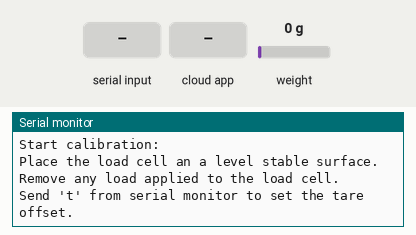
Recording of a sketch running on a simulated ESP8266 (NodeMCU). On the bench: the last lines printed to the serial monitor. The inputs (shaded band) are chosen by the test bench; at power-on: weight on the scale 0 g. WiFi joins after 1.5 s; servers stay silent unless stated; EEPROM starts erased.

Above: at 3.2 s.
3.3 s: "t90\n" received over Serial
At 3.9 s:
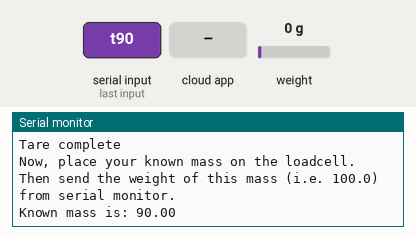
4.8 s: "y90\n" received over Serial
At 5.4 s:
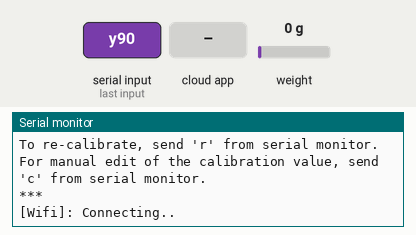
6.4 s: "c90\n" received over Serial
At 6.8 s:
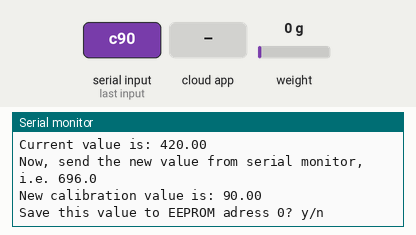
7.9 s: "y,45\n" received over Serial
At 8.01 s:
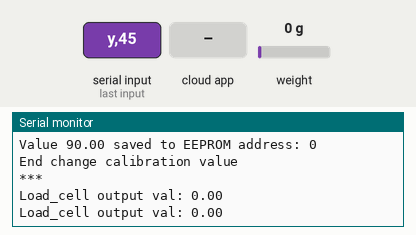

Measured:
- after the input at 3.3 s, the serial monitor: prints a new line at once (image 1)
- after the input at 4.8 s, the serial monitor: prints a new line after 0.13 s (image 2)
- after the input at 6.4 s, the serial monitor: prints a new line after 0.07 s (image 3)
- after the input at 7.9 s, the serial monitor: prints a new line at once (image 4)

The sketch:

AlexaV3.ino
```cpp
/*
 * Example for how to use SinricPro Temperaturesensor device:
 * - setup a temperature sensor device
 * - send temperature event to SinricPro server when temperature has changed
 *
 * DHT Sensor is connected to D5 on ESP8266 devices / GPIO5 on ESP32 devices
 *
 * DHT Library used in this example: https://github.com/markruys/arduino-DHT
 *
 * If you encounter any issues:
 * - check the readme.md at https://github.com/sinricpro/esp8266-esp32-sdk/blob/master/README.md
 * - ensure all dependent libraries are installed
 *   - see https://github.com/sinricpro/esp8266-esp32-sdk/blob/master/README.md#arduinoide
 *   - see https://github.com/sinricpro/esp8266-esp32-sdk/blob/master/README.md#dependencies
 * - open serial monitor and check whats happening
 * - check full user documentation at https://sinricpro.github.io/esp8266-esp32-sdk
 * - visit https://github.com/sinricpro/esp8266-esp32-sdk/issues and check for existing issues or open a new one
 */

// Uncomment the following line to enable serial debug output
//#define ENABLE_DEBUG
#include <HX711_ADC.h>
#if defined(ESP8266)|| defined(ESP32) || defined(AVR)
#include <EEPROM.h>
#endif

#ifdef ENABLE_DEBUG
       #define DEBUG_ESP_PORT Serial
       #define NODEBUG_WEBSOCKETS
       #define NDEBUG
#endif


#include <Arduino.h>
#ifdef ESP8266
       #include <ESP8266WiFi.h>
#endif
#ifdef ESP32
       #include <WiFi.h>
#endif

#include "SinricPro.h"
#include "SinricProTemperaturesensor.h"
#include "SinricProLight.h"
#define WIFI_SSID         "juanc"
#define WIFI_PASS         "11111111"
#define APP_KEY           "bb2d282c-e628-4ca6-9f31-44f66e664a2e"      // Should look like "de0bxxxx-1x3x-4x3x-ax2x-5dabxxxxxxxx"
#define APP_SECRET        "24a81730-7d54-476e-96c1-ecb901a86946-53de2046-11bc-4624-a36d-eb85fed10bf3"   // Should look like "5f36xxxx-x3x7-4x3x-xexe-e86724a9xxxx-4c4axxxx-3x3x-x5xe-x9x3-333d65xxxxxx"
#define TEMP_SENSOR_ID    "6281917a1d6a67083b50a0d5"    // Should look like "5dc1564130xxxxxxxxxxxxxx"
#define MOTOR_ID          "62699e6bd0fd258c521bf3d5"    // Should look like "5dc1564130xxxxxxxxxxxxxx"
#define BAUD_RATE         9600                // Change baudrate to your need
#define EVENT_WAIT_TIME   60000               // send event every 60 seconds

#ifdef ESP8266
#endif
#ifdef ESP32
#endif

bool deviceIsOn;                              // Temeprature sensor on/off state
bool powerState;
float temperature;                            // actual temperature
float humidity;                               // actual humidity
float lastTemperature;                        // last known temperature (for compare)
float lastHumidity;                           // last known humidity (for compare)
unsigned long lastEvent = (-EVENT_WAIT_TIME); // last time event has been sent
const int HX711_dout = 5 ; //mcu > HX711 dout pin
const int HX711_sck = 4; //mcu > HX711 sck pin
int clockWise = 0;
int counterClockWise = 16;
//HX711 constructor:
HX711_ADC LoadCell(HX711_dout, HX711_sck);
const int calVal_eepromAdress = 0;
unsigned long t = 0;
float peso;


/* bool onPowerState(String deviceId, bool &state)
 *
 * Callback for setPowerState request
 * parameters
 *  String deviceId (r)
 *    contains deviceId (useful if this callback used by multiple devices)
 *  bool &state (r/w)
 *    contains the requested state (true:on / false:off)
 *    must return the new state
 *
 * return
 *  true if request should be marked as handled correctly / false if not
 */
bool onPowerState(String deviceId, bool &state) {

  if(deviceId == TEMP_SENSOR_ID){
  Serial.printf("Temperaturesensor turned %s (via SinricPro) \r\n", state?"on":"off");
  deviceIsOn = state; // turn on / off temperature sensor
  if (state) {
    SinricProTemperaturesensor &mySensor = SinricPro[TEMP_SENSOR_ID];  // get temperaturesensor device
    mySensor.sendTemperatureEvent(peso, 7);
  }
  return true; // request handled properly
  }

  if(deviceId == MOTOR_ID){
  powerState = state;
  if (state) {
    Serial.println("gg");
    float aux = peso;
    while(aux-peso<=50){
    mover();
    peso = getPeso();
    delay(1000);
    }
  } else {
    Serial.println("off");

  }
  return true; // request handled properly
  }
}

/* handleTemperatatureSensor()
 * - Checks if Temperaturesensor is turned on
 * - Checks if time since last event > EVENT_WAIT_TIME to prevent sending too much events
 * - Get actual temperature and humidity and check if these values are valid
 * - Compares actual temperature and humidity to last known temperature and humidity
 * - Send event to SinricPro Server if temperature or humidity changed
 */


// setup function for WiFi connection
void setupWiFi() {
  Serial.printf("\r\n[Wifi]: Connecting");
  WiFi.begin(WIFI_SSID, WIFI_PASS);

  while (WiFi.status() != WL_CONNECTED) {
    Serial.printf(".");
    delay(250);
  }
  IPAddress localIP = WiFi.localIP();
  Serial.printf("connected!\r\n[WiFi]: IP-Address is %d.%d.%d.%d\r\n", localIP[0], localIP[1], localIP[2], localIP[3]);
}

// setup function for SinricPro
void setupSinricPro() {
  // add device to SinricPro
  SinricProTemperaturesensor &mySensor = SinricPro[TEMP_SENSOR_ID];
  SinricProLight &myLight = SinricPro[MOTOR_ID];
  mySensor.onPowerState(onPowerState);
  myLight.onPowerState(onPowerState);

  // setup SinricPro
  SinricPro.onConnected([](){ Serial.printf("Connected to SinricPro\r\n"); });
  SinricPro.onDisconnected([](){ Serial.printf("Disconnected from SinricPro\r\n"); });
  //SinricPro.restoreDeviceStates(true); // Uncomment to restore the last known state from the server.
  SinricPro.begin(APP_KEY, APP_SECRET);
}

// main setup function
void setup() {
  Serial.begin(57600); delay(10);
  Serial.println();
  Serial.println("Starting...");
  LoadCell.begin();
  //LoadCell.setReverseOutput(); //uncomment to turn a negative output value to positive
  unsigned long stabilizingtime = 2000; // preciscion right after power-up can be improved by adding a few seconds of stabilizing time
  boolean _tare = true; //set this to false if you don't want tare to be performed in the next step
  LoadCell.start(stabilizingtime, _tare);
  if (LoadCell.getTareTimeoutFlag() || LoadCell.getSignalTimeoutFlag()) {
    Serial.println("Timeout, check MCU>HX711 wiring and pin designations");
    while (1);
  }
  else {
    LoadCell.setCalFactor(1.0); // user set calibration value (float), initial value 1.0 may be used for this sketch
    Serial.println("Startup is complete");
  }
  while (!LoadCell.update());
  calibrate(); //start calibration procedure
  setupWiFi();
  setupSinricPro();
  pinMode(clockWise,OUTPUT);
  pinMode(counterClockWise,OUTPUT);
  counterClockWise = 0;
  clockWise = 0;

}

void loop() {
  static boolean newDataReady = 0;
  const int serialPrintInterval = 0; //increase value to slow down serial print activity

  // check for new data/start next conversion:
  if (LoadCell.update()) newDataReady = true;

  // get smoothed value from the dataset:
  if (newDataReady) {
    if (millis() > t + serialPrintInterval) {
      peso = LoadCell.getData();
      Serial.print("Load_cell output val: ");
      Serial.println(peso);
      newDataReady = 0;
      t = millis();
    }
  }

  // receive command from serial terminal
  if (Serial.available() > 0) {
    char inByte = Serial.read();
    if (inByte == 't') LoadCell.tareNoDelay(); //tare
    else if (inByte == 'r') calibrate(); //calibrate
    else if (inByte == 'c') changeSavedCalFactor(); //edit calibration value manually
  }

  // check if last tare operation is complete
  if (LoadCell.getTareStatus() == true) {
    Serial.println("Tare complete");
  }


  SinricPro.handle();
  return;
}

void calibrate() {
  Serial.println("***");
  Serial.println("Start calibration:");
  Serial.println("Place the load cell an a level stable surface.");
  Serial.println("Remove any load applied to the load cell.");
  Serial.println("Send 't' from serial monitor to set the tare offset.");

  boolean _resume = false;
  while (_resume == false) {
    LoadCell.update();
    if (Serial.available() > 0) {
      if (Serial.available() > 0) {
        char inByte = Serial.read();
        if (inByte == 't') LoadCell.tareNoDelay();
      }
    }
    if (LoadCell.getTareStatus() == true) {
      Serial.println("Tare complete");
      _resume = true;
    }
  }

  Serial.println("Now, place your known mass on the loadcell.");
  Serial.println("Then send the weight of this mass (i.e. 100.0) from serial monitor.");

  float known_mass = 0;
  _resume = false;
  while (_resume == false) {
    LoadCell.update();
    if (Serial.available() > 0) {
      known_mass = Serial.parseFloat();
      if (known_mass != 0) {
        Serial.print("Known mass is: ");
        Serial.println(known_mass);
        _resume = true;
      }
    }
  }

  LoadCell.refreshDataSet(); //refresh the dataset to be sure that the known mass is measured correct
  float newCalibrationValue = LoadCell.getNewCalibration(known_mass); //get the new calibration value

  Serial.print("New calibration value has been set to: ");
  Serial.print(newCalibrationValue);
  Serial.println(", use this as calibration value (calFactor) in your project sketch.");
  Serial.print("Save this value to EEPROM adress ");
  Serial.print(calVal_eepromAdress);
  Serial.println("? y/n");

  _resume = false;
  while (_resume == false) {
    if (Serial.available() > 0) {
      char inByte = Serial.read();
      if (inByte == 'y') {
#if defined(ESP8266)|| defined(ESP32)
        EEPROM.begin(512);
#endif
        EEPROM.put(calVal_eepromAdress, newCalibrationValue);
#if defined(ESP8266)|| defined(ESP32)
        EEPROM.commit();
#endif
        EEPROM.get(calVal_eepromAdress, newCalibrationValue);
        Serial.print("Value ");
        Serial.print(newCalibrationValue);
        Serial.print(" saved to EEPROM address: ");
        Serial.println(calVal_eepromAdress);
        _resume = true;

      }
      else if (inByte == 'n') {
        Serial.println("Value not saved to EEPROM");
        _resume = true;
      }
    }
  }

  Serial.println("End calibration");
  Serial.println("***");
  Serial.println("To re-calibrate, send 'r' from serial monitor.");
  Serial.println("For manual edit of the calibration value, send 'c' from serial monitor.");
  Serial.println("***");
}
void changeSavedCalFactor() {
  float oldCalibrationValue = LoadCell.getCalFactor();
  boolean _resume = false;
  Serial.println("***");
  Serial.print("Current value is: ");
  Serial.println(oldCalibrationValue);
  Serial.println("Now, send the new value from serial monitor, i.e. 696.0");
  float newCalibrationValue;
  while (_resume == false) {
    if (Serial.available() > 0) {
      newCalibrationValue = Serial.parseFloat();
      if (newCalibrationValue != 0) {
        Serial.print("New calibration value is: ");
        Serial.println(newCalibrationValue);
        LoadCell.setCalFactor(newCalibrationValue);
        _resume = true;
      }
    }
  }
  _resume = false;
  Serial.print("Save this value to EEPROM adress ");
  Serial.print(calVal_eepromAdress);
  Serial.println("? y/n");
  while (_resume == false) {
    if (Serial.available() > 0) {
      char inByte = Serial.read();
      if (inByte == 'y') {
#if defined(ESP8266)|| defined(ESP32)
        EEPROM.begin(512);
#endif
        EEPROM.put(calVal_eepromAdress, newCalibrationValue);
#if defined(ESP8266)|| defined(ESP32)
        EEPROM.commit();
#endif
        EEPROM.get(calVal_eepromAdress, newCalibrationValue);
        Serial.print("Value ");
        Serial.print(newCalibrationValue);
        Serial.print(" saved to EEPROM address: ");
        Serial.println(calVal_eepromAdress);
        _resume = true;
      }
      else if (inByte == 'n') {
        Serial.println("Value not saved to EEPROM");
        _resume = true;
      }
    }
  }
  Serial.println("End change calibration value");
  Serial.println("***");
}
void mover(){

  digitalWrite(clockWise,HIGH);
  delay(200);
  digitalWrite(clockWise,LOW);
  delay(500);
  digitalWrite(counterClockWise,HIGH);
  delay(200);
  digitalWrite(counterClockWise,LOW);
}
float getPeso(){
    static boolean newDataReady = 0;
  const int serialPrintInterval = 0; //increase value to slow down serial print activity

  // check for new data/start next conversion:
  if (LoadCell.update()) newDataReady = true;

  // get smoothed value from the dataset:
  if (newDataReady) {
    if (millis() > t + serialPrintInterval) {
      return LoadCell.getData();
    }
  }
}
```
